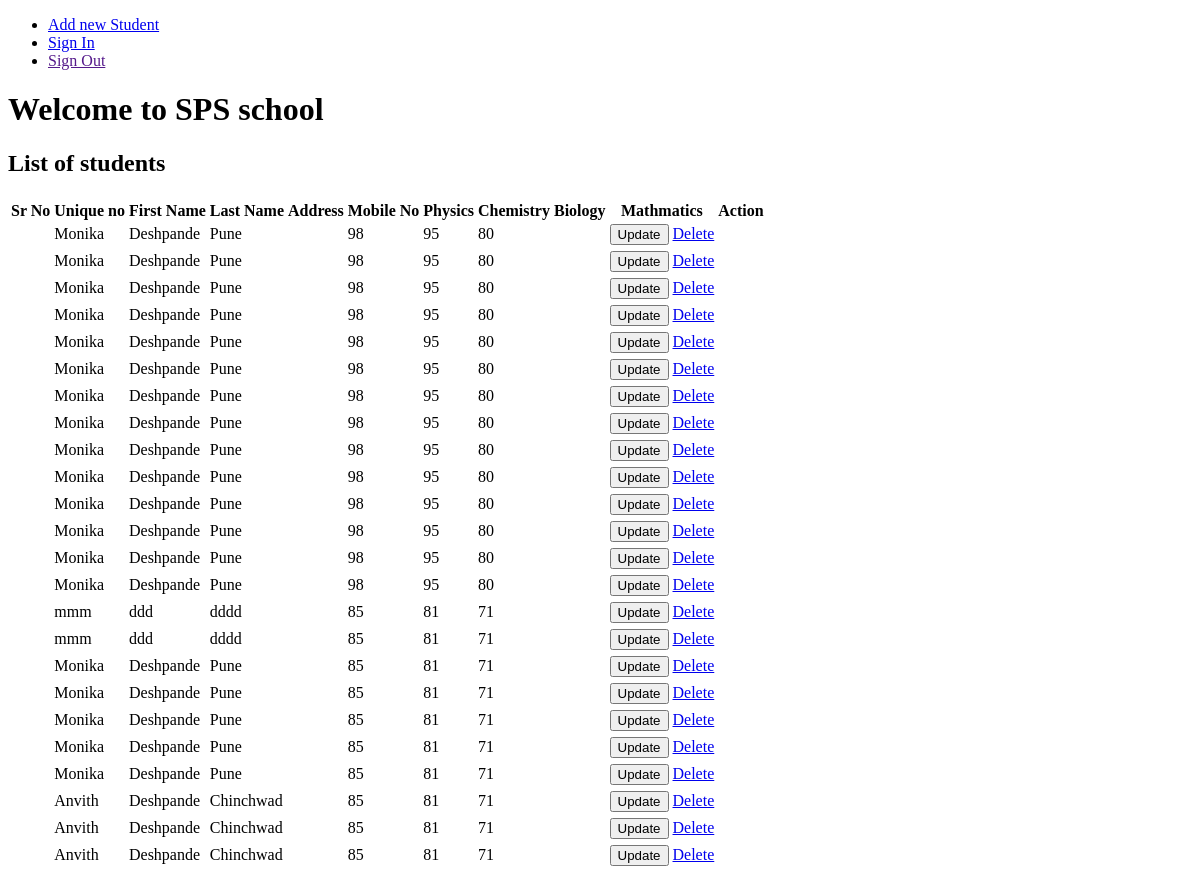
The app's page /, older data.
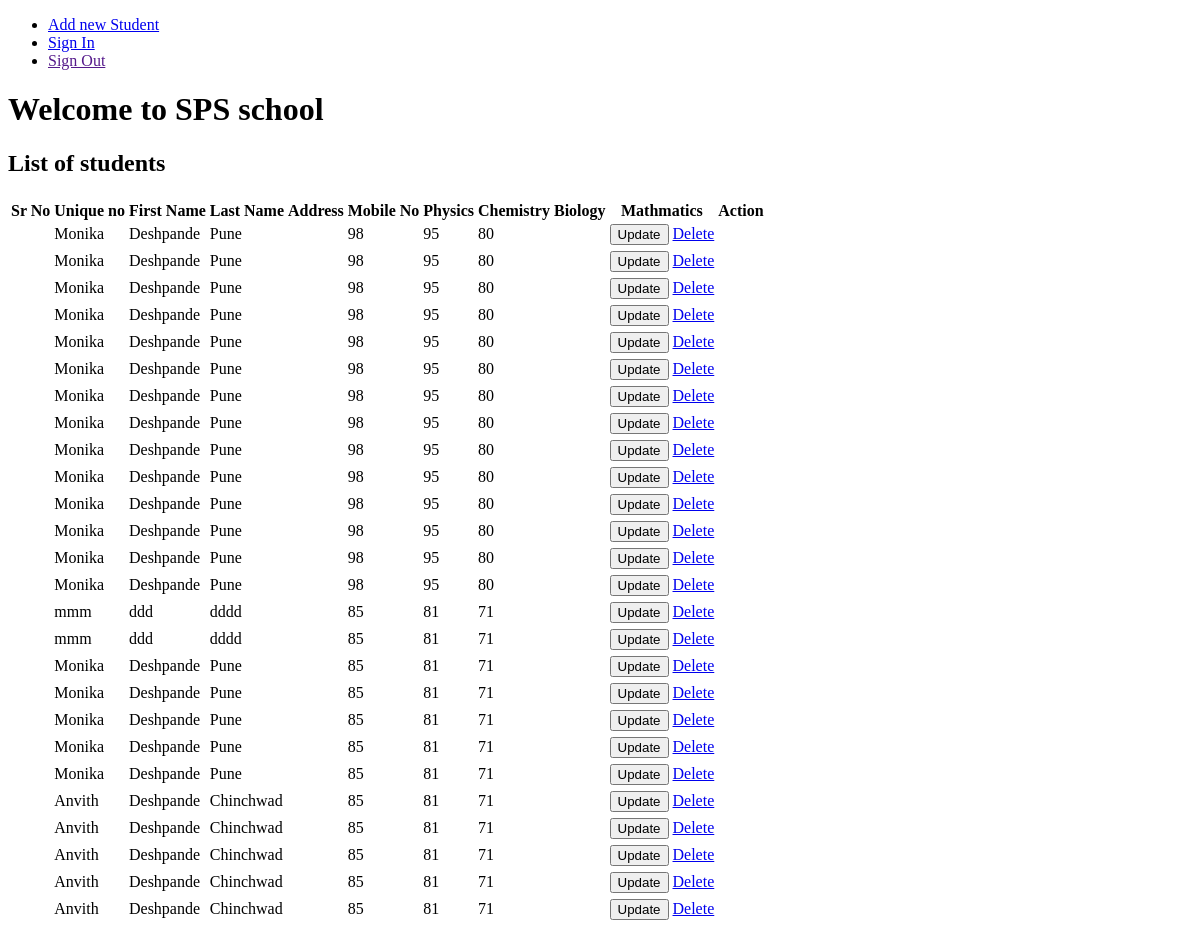
The same page, newer data.
### authentication/models.py (models this page shows)
class students(models.Model):
    unique_no = models.CharField(max_length=20)
    students_first_name = models.CharField(max_length=20)
    students_last_name = models.CharField(max_length=20)
    students_address = models.CharField(max_length=20)
    student_mobile =models.CharField(max_length=20)
    students_phy = models.CharField(max_length=20)
    students_chem = models.CharField(max_length=20)
    students_bio = models.CharField(max_length=20)
    students_maths = models.CharField(max_length=20)
    PCB_percentage = models.CharField(max_length=20)
    PCM_percentage = models.CharField(max_length=20)

### authentication/views.py (the view)
# urls.py: path('', views.home, name="home"),
def home(request):
    Students= students.objects.all()
    return render(request, "authentication/home.html", {
        'students':Students
    })

### templates/authentication/home.html (shortened to what this page needs)
<!DOCTYPE html>
<html lang="en">
<head>
</head>
<body>
    {% include 'authentication/navigation.html' %}
    <h1>Welcome to SPS school</h1>
    <h2>List of students</h2>
    <table class="table">
        <thead>
            <th scope="col">Sr No</th>
            <th scope="col">Unique no</th>
            <th scope="col">First Name</th>
            <th scope="col">Last Name</th>
            <th scope="col">Address</th>
            <th scope="col">Mobile No</th>
            <th scope="col">Physics</th>
            <th scope="col">Chemistry</th>
            <th scope="col">Biology</th>
            <th scope="col">Mathmatics</th>
            <th scope="col">Action</th>
        </thead>
        <tbody>
            {% for s in students %}
            <tr>
            <td>{{s.students_id}}</td>
            <td>{{s.students_first_name}}</td>
            <td>{{s.students_last_name}}</td>
            <td>{{s.students_address}}</td>
            <td>{{s.student_mobile}}</td>
            <td>{{s.students_phy}}</td>
            <td>{{s.students_chem}}</td>
            <td>{{s.students_bio}}</td>
            <td>{{s.students_maths}}</td>
            <td>
                <button type="button" class="btn btn-success">Update</button>
                <a href="delete_student/{{student_id}}" button type="button" class="btn btn-danger">Delete</button>
            </td>
          <tr>
            {% endfor %}
        </tbody>
      </table>
</body>
</html>

Row changes from the older to the newer data that the page shows:
added students: students_first_name "Anvith", students_last_name "Deshpande", students_address "Chinchwad", students_phy "85", students_chem "81", students_bio "71"
added students: students_first_name "Anvith", students_last_name "Deshpande", students_address "Chinchwad", students_phy "85", students_chem "81", students_bio "71"
